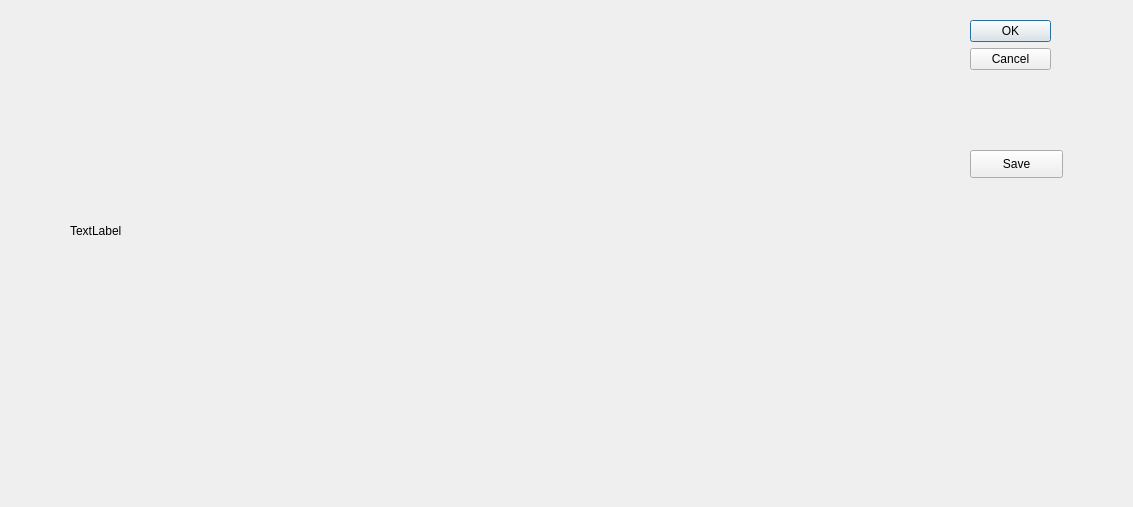
<?xml version="1.0" encoding="UTF-8"?>
<ui version="4.0">
 <class>Dialog</class>
 <widget class="QDialog" name="Dialog">
  <property name="geometry">
   <rect>
    <x>0</x>
    <y>0</y>
    <width>1133</width>
    <height>507</height>
   </rect>
  </property>
  <property name="windowTitle">
   <string>Dialog</string>
  </property>
  <widget class="QDialogButtonBox" name="buttonBox">
   <property name="geometry">
    <rect>
     <x>970</x>
     <y>20</y>
     <width>81</width>
     <height>241</height>
    </rect>
   </property>
   <property name="orientation">
    <enum>Qt::Vertical</enum>
   </property>
   <property name="standardButtons">
    <set>QDialogButtonBox::Cancel|QDialogButtonBox::Ok</set>
   </property>
  </widget>
  <widget class="QLabel" name="panoramaLabel">
   <property name="geometry">
    <rect>
     <x>70</x>
     <y>70</y>
     <width>881</width>
     <height>321</height>
    </rect>
   </property>
   <property name="text">
    <string>TextLabel</string>
   </property>
  </widget>
  <widget class="QPushButton" name="pushButton">
   <property name="geometry">
    <rect>
     <x>970</x>
     <y>150</y>
     <width>93</width>
     <height>28</height>
    </rect>
   </property>
   <property name="text">
    <string>Save</string>
   </property>
  </widget>
 </widget>
 <resources/>
 <connections>
  <connection>
   <sender>buttonBox</sender>
   <signal>accepted()</signal>
   <receiver>Dialog</receiver>
   <slot>accept()</slot>
   <hints>
    <hint type="sourcelabel">
     <x>248</x>
     <y>254</y>
    </hint>
    <hint type="destinationlabel">
     <x>157</x>
     <y>274</y>
    </hint>
   </hints>
  </connection>
  <connection>
   <sender>buttonBox</sender>
   <signal>rejected()</signal>
   <receiver>Dialog</receiver>
   <slot>reject()</slot>
   <hints>
    <hint type="sourcelabel">
     <x>316</x>
     <y>260</y>
    </hint>
    <hint type="destinationlabel">
     <x>286</x>
     <y>274</y>
    </hint>
   </hints>
  </connection>
 </connections>
</ui>
